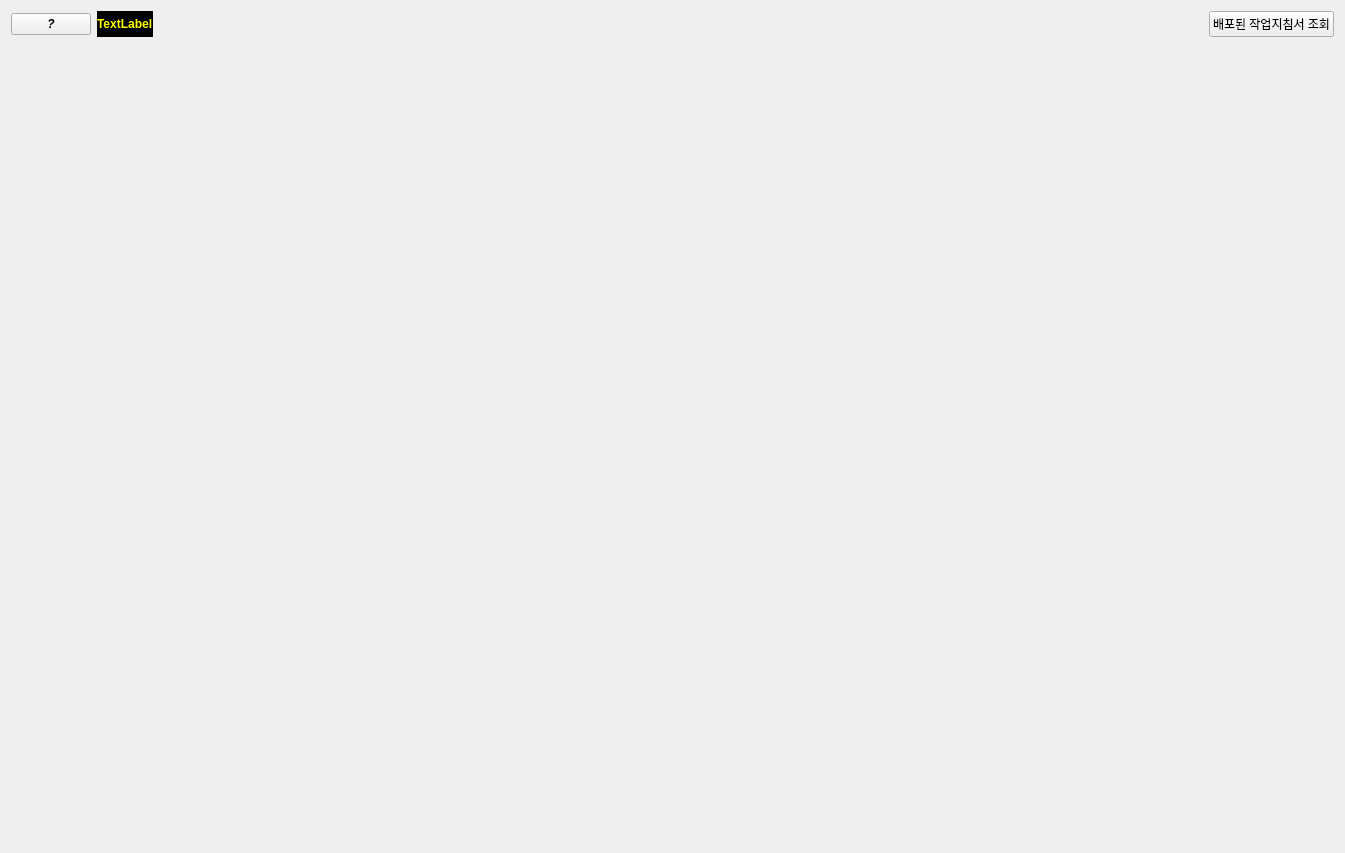
<?xml version="1.0" encoding="UTF-8"?>
<ui version="4.0">
 <class>Tab_App</class>
 <widget class="QWidget" name="Tab_App">
  <property name="geometry">
   <rect>
    <x>0</x>
    <y>0</y>
    <width>1345</width>
    <height>853</height>
   </rect>
  </property>
  <property name="windowTitle">
   <string>Form</string>
  </property>
  <layout class="QVBoxLayout" name="verticalLayout">
   <item>
    <widget class="QFrame" name="frame_info">
     <property name="sizePolicy">
      <sizepolicy hsizetype="Preferred" vsizetype="Fixed">
       <horstretch>0</horstretch>
       <verstretch>0</verstretch>
      </sizepolicy>
     </property>
     <property name="frameShape">
      <enum>QFrame::NoFrame</enum>
     </property>
     <property name="frameShadow">
      <enum>QFrame::Raised</enum>
     </property>
     <layout class="QHBoxLayout" name="horizontalLayout">
      <property name="leftMargin">
       <number>0</number>
      </property>
      <property name="topMargin">
       <number>0</number>
      </property>
      <property name="rightMargin">
       <number>0</number>
      </property>
      <property name="bottomMargin">
       <number>0</number>
      </property>
      <item>
       <widget class="QPushButton" name="pb_info">
        <property name="sizePolicy">
         <sizepolicy hsizetype="Fixed" vsizetype="Fixed">
          <horstretch>0</horstretch>
          <verstretch>0</verstretch>
         </sizepolicy>
        </property>
        <property name="font">
         <font>
          <italic>true</italic>
          <bold>true</bold>
         </font>
        </property>
        <property name="text">
         <string>?</string>
        </property>
       </widget>
      </item>
      <item>
       <widget class="QLabel" name="label_target">
        <property name="font">
         <font>
          <bold>true</bold>
         </font>
        </property>
        <property name="styleSheet">
         <string notr="true">background-color:black;color:yellow;</string>
        </property>
        <property name="text">
         <string>TextLabel</string>
        </property>
       </widget>
      </item>
      <item>
       <spacer name="horizontalSpacer">
        <property name="orientation">
         <enum>Qt::Horizontal</enum>
        </property>
        <property name="sizeHint" stdset="0">
         <size>
          <width>1238</width>
          <height>20</height>
         </size>
        </property>
       </spacer>
      </item>
      <item>
       <widget class="QPushButton" name="PB_Jakji_search">
        <property name="text">
         <string>배포된 작업지침서 조회</string>
        </property>
       </widget>
      </item>
     </layout>
    </widget>
   </item>
   <item>
    <widget class="Wid_Search_for" name="Wid_Search_for" native="true">
     <property name="sizePolicy">
      <sizepolicy hsizetype="Preferred" vsizetype="Fixed">
       <horstretch>0</horstretch>
       <verstretch>0</verstretch>
      </sizepolicy>
     </property>
    </widget>
   </item>
   <item>
    <widget class="Wid_Table_for_생산지시서_관리" name="Wid_Table" native="true"/>
   </item>
  </layout>
 </widget>
 <customwidgets>
  <customwidget>
   <class>Wid_Search_for</class>
   <extends>QWidget</extends>
   <header>modules.PyQt.Tabs.생산지시서.components.Wid_search_for_관리</header>
   <container>1</container>
  </customwidget>
  <customwidget>
   <class>Wid_Table_for_생산지시서_관리</class>
   <extends>QWidget</extends>
   <header>modules.PyQt.Tabs.생산지시서.tables.table_생산지시서_관리</header>
   <container>1</container>
  </customwidget>
 </customwidgets>
 <resources/>
 <connections/>
</ui>
